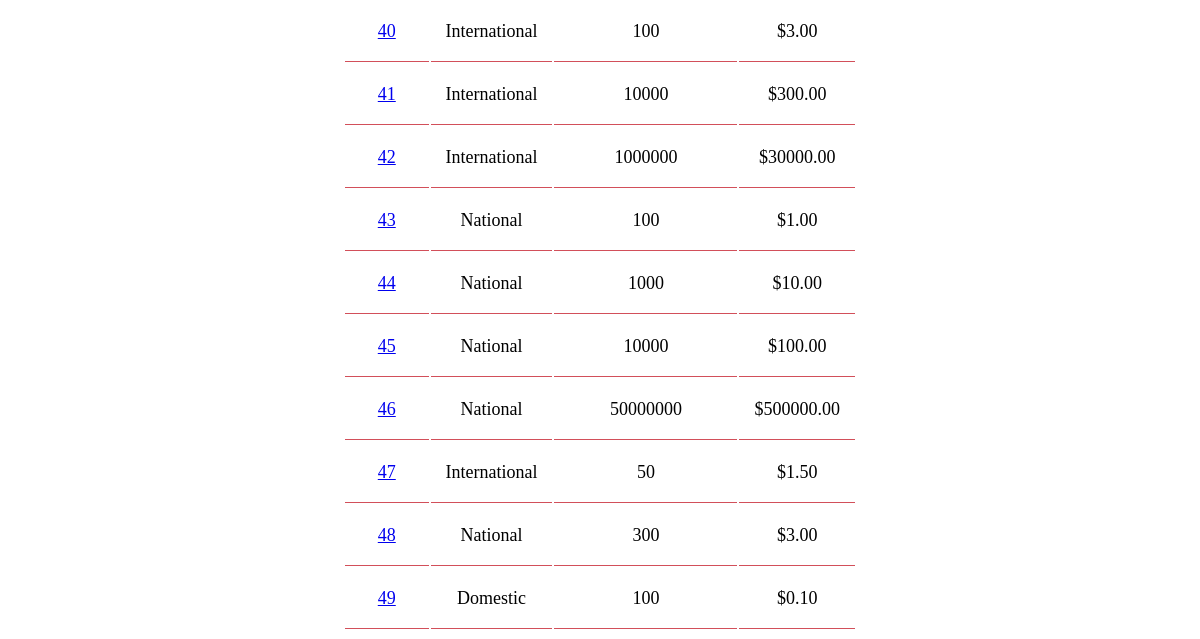
The app's page /calls/list/ (lower part), older data.
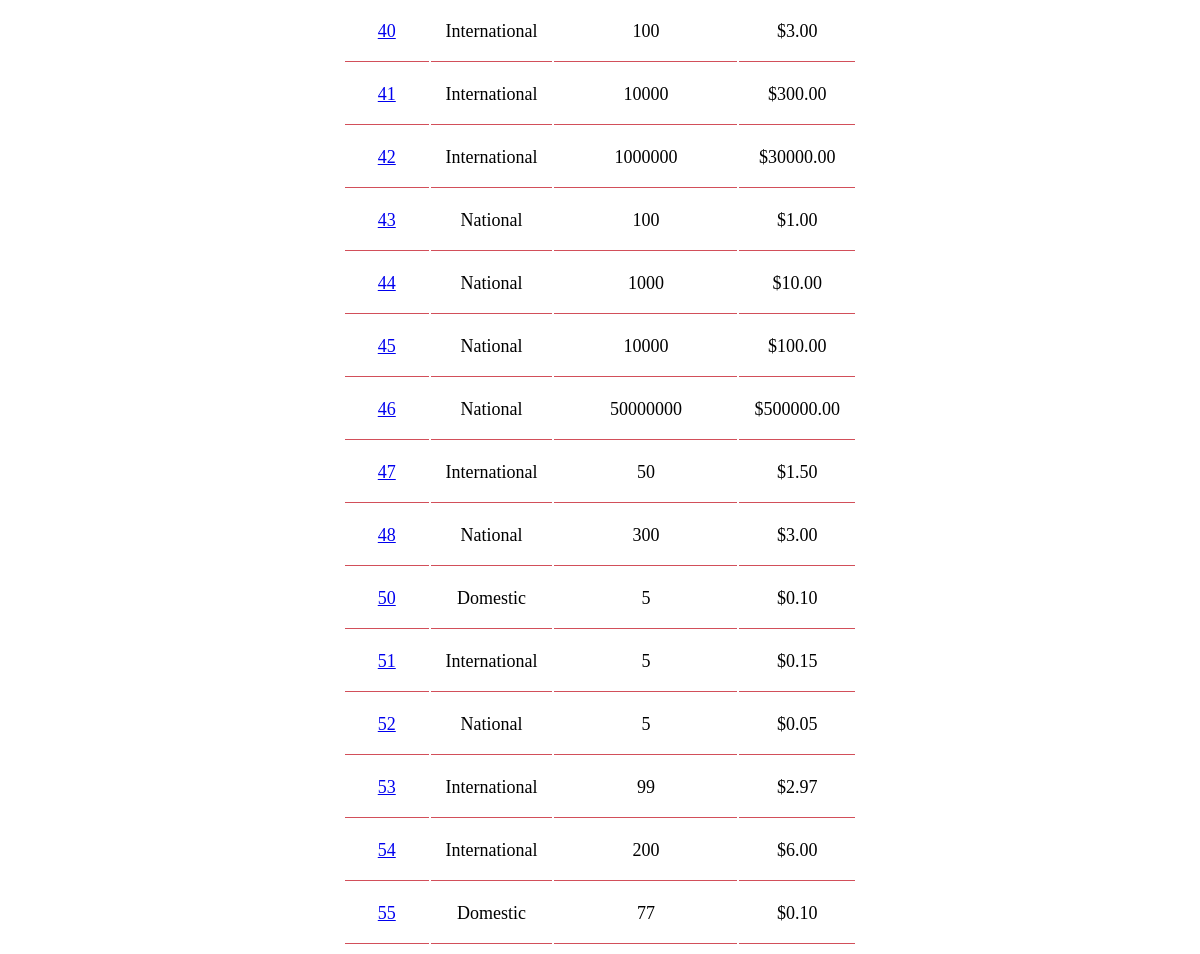
The same page, newer data.
### calls/models.py (models this page shows, shortened)
class Call(models.Model):
    duration = models.PositiveIntegerField('Call duration in seconds', validators=[MinValueValidator(1)], default=1)
    type = models.ForeignKey(Type,on_delete=models.CASCADE,default=None)
    cost = models.FloatField(default=0)

class Type(models.Model):
    CALL_CHOICES = (
        ('International', 'International'),
        ('National', 'National'),
        ('Domestic', 'Domestic'),
    )
    type = models.CharField(max_length=15, choices=CALL_CHOICES)
    cost = models.FloatField(validators=[MinValueValidator(0)])
    def __str__(self):
        return self.type

### calls/views.py (the view)
# urls.py: path('list/', views.ListView.as_view(), name='list'),
class ListView(generic.ListView):
    model = Call
    template_name = 'calls/list.html'

### calls/templates/calls/list.html (shortened to what this page needs)
{% load static %}
<link rel="stylesheet" type="text/css" href="{% static 'calls/style.css' %}">
{% if call_list %}
<div style="overflow-x:auto;">
<table>
    {% for call in call_list %}
    <tr>
        <td style="text-align: center"><a href="{% url 'calls:detail' call.id %}" >{{ call.id }}</a></td>
        <td style="text-align: center">{{ call.type }}</td>
        <td style="text-align: center">{{ call.duration }}</td>
        <td style="text-align: center">${{ call.cost|floatformat:2 }}</td>
    </tr>
    {% endfor %}
</table>
</div>
{% else %}
<p>No calls are registered yet.</p>
{% endif %}

### calls/static/calls/style.css (style rules this page uses)
table { align-content: center; margin-left: auto; margin-right: auto; table-layout: auto; }

Row changes from the older to the newer data that the page shows:
removed Call: id "49", type "Domestic", duration "100", cost "0.10"
added Call: id "50", type "Domestic", duration "5", cost "0.10"
added Call: id "51", type "International", duration "5", cost "0.15"
added Call: id "52", type "National", duration "5", cost "0.05"
added Call: id "53", type "International", duration "99", cost "2.97"
added Call: id "54", type "International", duration "200", cost "6.00"
added Call: id "55", type "Domestic", duration "77", cost "0.10"
